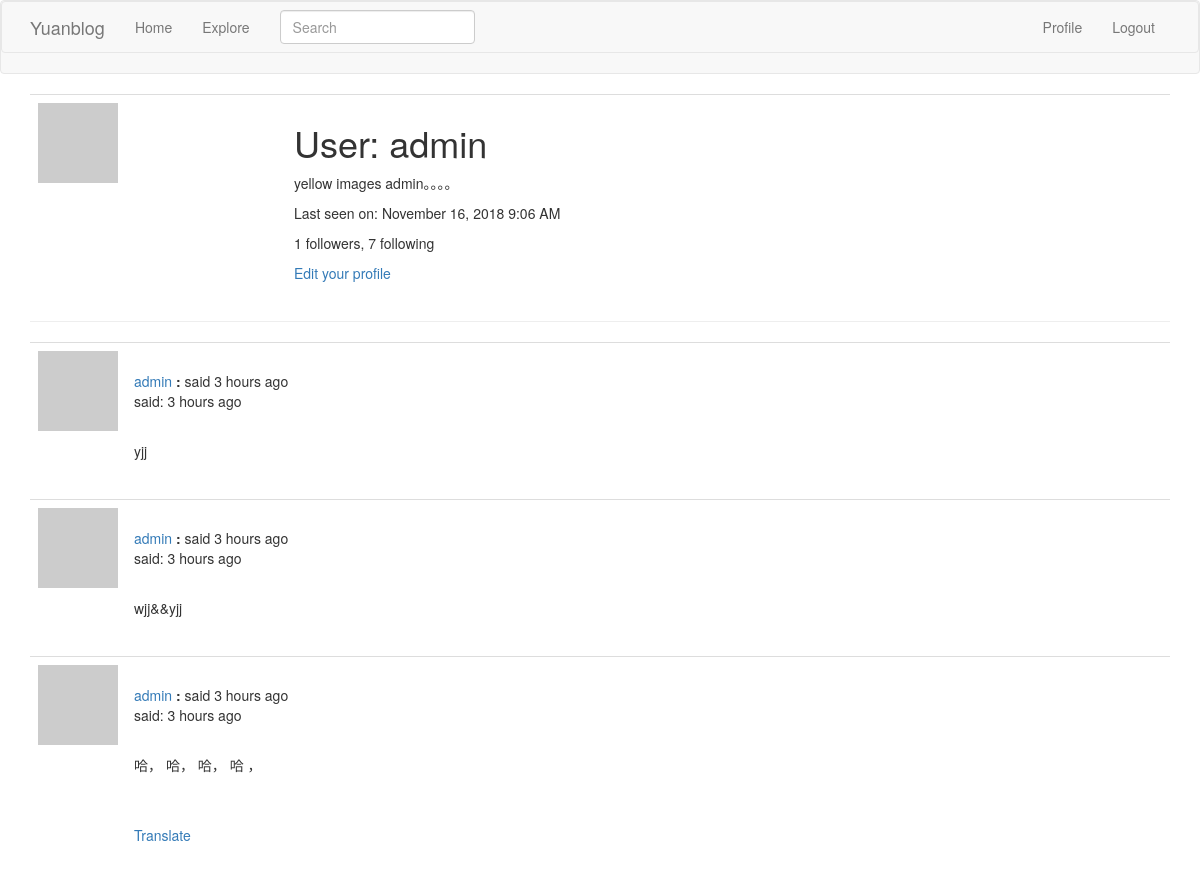
Page /user/admin (signed in, upper part) on the earlier database version.
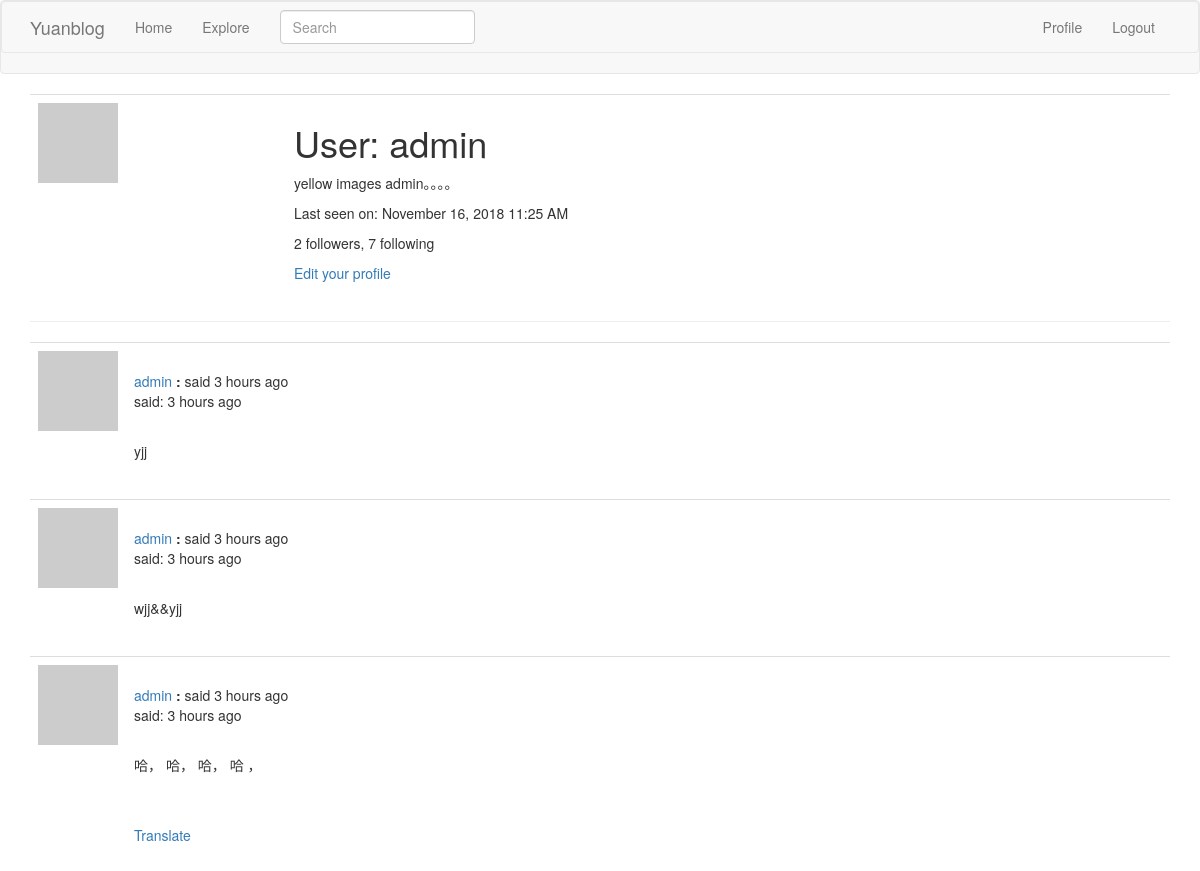
Same page on the later database version.
### app/models.py (models this page shows, shortened)
class PaginatedAPIMixin(object):
    @staticmethod
    def to_collection_dict(query, page, per_page, endpoint, **kwargs):
        resources = query.paginate(page, per_page, False)
        data = {
            'items': [item.to_dict() for item in resources.items],
            '_meta': {
                'page': page,
                'per_page': per_page,
                'total_pages': resources.pages,
                'total_items': resources.total
            },
            '_links': {
                'self': url_for(endpoint, page=page, per_page=per_page),
                'next': url_for(endpoint, page=page+1, per_page=per_page, **kwargs) if resources.has_next else None,
                'prev': url_for(endpoint, page=page - 1, per_page=per_page, **kwargs) if resources.has_prev else None
            }
        }
        return data

class User(PaginatedAPIMixin, UserMixin, db.Model):
    id = db.Column(db.Integer, primary_key=True)
    username = db.Column(db.String(64), index=True, unique=True)
    email = db.Column(db.String(128), index=True, unique=True)
    password_hash = db.Column(db.String(128))
    posts = db.relationship('Post', backref='author', lazy='dynamic')
    about_me = db.Column(db.String(140))
    last_date = db.Column(db.DateTime, default=datetime.utcnow)
    followed = db.relationship(
        'User', secondary=followers,
        primaryjoin=(followers.c.follower_id == id),
        secondaryjoin=(followers.c.followed_id == id),
        backref=db.backref('followers', lazy='dynamic'), lazy='dynamic')
    def avatar(self, size):
        digest = hashlib.md5(self.email.lower().encode('utf-8')).hexdigest()
        return 'https://www.gravatar.com/avatar/{}?d=identicon&s={}'.format(digest, size)
    @login.user_loader
    def load_user(id):
        return User.query.get(int(id))

### app/main/routes.py (the view)
@bp.route('/user/<username>')
@login_required
def user(username):
    user = User.query.filter_by(username=username).first_or_404()
    page = request.args.get('page', 1, type=int)
    posts = user.posts.order_by(Post.timestamp.desc()).paginate(
        page, current_app.config['POSTS_PER_PAGE'], False)
    next_url = url_for('main.user', username=user.username, page=posts.next_num) \
        if posts.has_next else None
    prev_url = url_for('main.user', username=user.username, page=posts.prev_num) \
        if posts.has_prev else None
    return render_template('user.html', user=user, posts=posts.items,
                           next_url=next_url, prev_url=prev_url)

### app/main/forms.py
class SearchForm(FlaskForm):
    q = StringField(_l('Search'), validators=[DataRequired()])
    def __init__(self, *args, **kwargs):
        if 'formdata' not in kwargs:
            kwargs['formdata'] = request.args
        if 'csrf_enabled' not in kwargs:
            kwargs['csrf_enabled'] = False
        super(SearchForm, self).__init__(*args, **kwargs)

### app/main/routes.py (called while the page is built)
@bp.before_app_request
def before_request():
    if current_user.is_authenticated:
        current_user.last_date = datetime.utcnow()
        db.session.commit()
        g.search_form = SearchForm()
    g.locale = str(get_locale())

### app/models.py (called while the page is built)
    @classmethod
    def before_commit(cls, session):
        session._changes = {
            'add': list(session.new),
            'update': list(session.dirty),
            'delete': list(session.deleted)
        }

### app/templates/user.html (shortened to what this page needs)
{% extends "base.html" %}
{% block app_content %}
    <table class="table table-hover">
        <tr>
            <td width="256px"><img src="{{ user.avatar(256) }}"></td>
            <td>
                <h1>{{ _('User:') }} {{ user.username }}</h1>
                {% if user.about_me %}<p>{{ user.about_me }}</p>{% endif %}
                {% if user.last_date %}
                    <p>{{ _('Last seen on:') }} {{ moment(user.last_date).format('LLL') }}</p>
                {% endif %}
                <p>{{ _('%(count)d followers', count=user.followers.count()) }}, {{ _('%(count)d following', count=user.followed.count()) }}</p>
                {% if user == current_user %}
                <p><a href="{{ url_for('main.edit_profile') }}">{{ _('Edit your profile') }}</a></p>
                {% elif not current_user.is_following(user) %}
                <p><a href="{{ url_for('main.follow', username=user.username) }}">{{ _('Follow') }}</a></p>
                {% else %}
                <p><a href="{{ url_for('main.un_follow', username=user.username) }}">{{ _('UnFollow') }}</a></p>
                {% endif %}
            </td>
        </tr>
    </table>
<hr>
{% for post in posts %}
    {% include '_post.html' %}
{% endfor %}
{% endblock %}

Differences in the rows shown:
changed User "admin": last_date "November 16, 2018 9:06 AM" → "November 16, 2018 11:25 AM"
Other differences:
text no longer shown: "1 followers"
text now shown: "2 followers"
